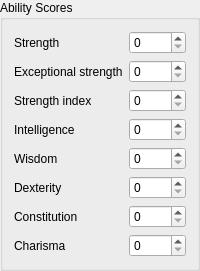
               <widget class="QGroupBox" name="box_abilities">
                <property name="title">
                 <string>Ability Scores</string>
                </property>
                <layout class="QFormLayout" name="form_abilities">
                 <item row="0" column="0">
                  <widget class="QLabel" name="label_strength">
                   <property name="text">
                    <string>Strength</string>
                   </property>
                  </widget>
                 </item>
                 <item row="0" column="1">
                  <widget class="QSpinBox" name="field_strength">
                   <property name="minimum">
                    <number>0</number>
                   </property>
                   <property name="maximum">
                    <number>255</number>
                   </property>
                  </widget>
                 </item>
                 <item row="1" column="0">
                  <widget class="QLabel" name="label_exceptional_strength">
                   <property name="text">
                    <string>Exceptional strength</string>
                   </property>
                  </widget>
                 </item>
                 <item row="1" column="1">
                  <widget class="QSpinBox" name="field_exceptional_strength">
                   <property name="minimum">
                    <number>0</number>
                   </property>
                   <property name="maximum">
                    <number>255</number>
                   </property>
                  </widget>
                 </item>
                 <item row="2" column="0">
                  <widget class="QLabel" name="label_strength_index">
                   <property name="text">
                    <string>Strength index</string>
                   </property>
                  </widget>
                 </item>
                 <item row="2" column="1">
                  <widget class="QSpinBox" name="field_strength_index">
                   <property name="minimum">
                    <number>0</number>
                   </property>
                   <property name="maximum">
                    <number>255</number>
                   </property>
                  </widget>
                 </item>
                 <item row="3" column="0">
                  <widget class="QLabel" name="label_intelligence">
                   <property name="text">
                    <string>Intelligence</string>
                   </property>
                  </widget>
                 </item>
                 <item row="3" column="1">
                  <widget class="QSpinBox" name="field_intelligence">
                   <property name="minimum">
                    <number>0</number>
                   </property>
                   <property name="maximum">
                    <number>255</number>
                   </property>
                  </widget>
                 </item>
                 <item row="4" column="0">
                  <widget class="QLabel" name="label_wisdom">
                   <property name="text">
                    <string>Wisdom</string>
                   </property>
                  </widget>
                 </item>
                 <item row="4" column="1">
                  <widget class="QSpinBox" name="field_wisdom">
                   <property name="minimum">
                    <number>0</number>
                   </property>
                   <property name="maximum">
                    <number>255</number>
                   </property>
                  </widget>
                 </item>
                 <item row="5" column="0">
                  <widget class="QLabel" name="label_dexterity">
                   <property name="text">
                    <string>Dexterity</string>
                   </property>
                  </widget>
                 </item>
                 <item row="5" column="1">
                  <widget class="QSpinBox" name="field_dexterity">
                   <property name="minimum">
                    <number>0</number>
                   </property>
                   <property name="maximum">
                    <number>255</number>
                   </property>
                  </widget>
                 </item>
                 <item row="6" column="0">
                  <widget class="QLabel" name="label_constitution">
                   <property name="text">
                    <string>Constitution</string>
                   </property>
                  </widget>
                 </item>
                 <item row="6" column="1">
                  <widget class="QSpinBox" name="field_constitution">
                   <property name="minimum">
                    <number>0</number>
                   </property>
                   <property name="maximum">
                    <number>255</number>
                   </property>
                  </widget>
                 </item>
                 <item row="7" column="0">
                  <widget class="QLabel" name="label_charisma">
                   <property name="text">
                    <string>Charisma</string>
                   </property>
                  </widget>
                 </item>
                 <item row="7" column="1">
                  <widget class="QSpinBox" name="field_charisma">
                   <property name="minimum">
                    <number>0</number>
                   </property>
                   <property name="maximum">
                    <number>255</number>
                   </property>
                  </widget>
                 </item>
                </layout>
               </widget>
